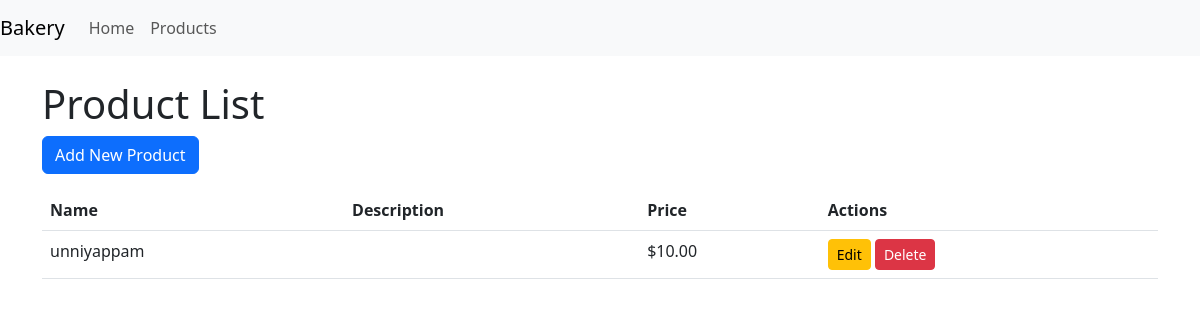
/products/, run on an earlier commit of the app's database.
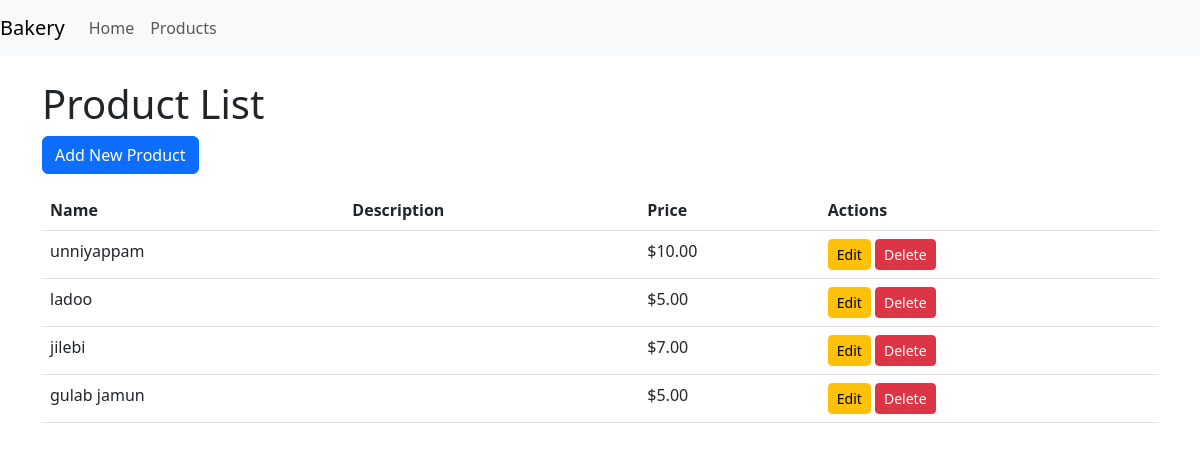
And on a later commit of the database.
### app1/models.py (models this page shows, shortened)
class Product(models.Model):
    id = models.AutoField(primary_key=True)
    name = models.CharField(max_length=100)
    description = models.TextField()
    price = models.DecimalField(max_digits=10, decimal_places=2)
    image = models.ImageField(upload_to='products/')

### app1/views.py (the view)
# urls.py: path('products/', views.product_list, name='product_list'),
def product_list(request):
    products = Product.objects.all()
    return render(request, 'product_list.html', {'products': products})

### app1/templates/product_list.html (shortened to what this page needs)
<!DOCTYPE html>
<html lang="en">
<head>
    <link href="https://cdn.jsdelivr.net/npm/bootstrap@5.3.0/dist/css/bootstrap.min.css" rel="stylesheet">
</head>
<body>
    <nav class="navbar navbar-expand-lg navbar-light bg-light">
        <a class="navbar-brand" href="#">Bakery</a>
        <div class="collapse navbar-collapse">
            <ul class="navbar-nav mr-auto">
                <li class="nav-item">
                    <a class="nav-link" href="{% url 'home' %}">Home</a>
                </li>
                <li class="nav-item">
                    <a class="nav-link" href="{% url 'product_list' %}">Products</a>
                </li>
            </ul>
        </div>
    </nav>
    <div class="container mt-4">
        <h1>Product List</h1>
        <a href="{% url 'product_add' %}" class="btn btn-primary mb-3">Add New Product</a>
        <table class="table">
            <thead>
                <tr>
                    <th>Name</th>
                    <th>Description</th>
                    <th>Price</th>
                    <th>Actions</th>
                </tr>
            </thead>
            <tbody>
                {% for product in products %}
                <tr>
                    <td>{{ product.name }}</td>
                    <td>{{ product.des }}</td>
                    <td>${{ product.price }}</td>
                    <td>
                        <a href="{% url 'product_edit' product.pro_id %}" class="btn btn-warning btn-sm">Edit</a>
                        <a href="{% url 'product_delete' product.pro_id %}" class="btn btn-danger btn-sm">Delete</a>
                    </td>
                </tr>
                {% endfor %}
            </tbody>
        </table>
    </div>
</body>
</html>

What changed in the data, as far as the page shows it:
added Product: name "ladoo", price "5.00"
added Product: name "jilebi", price "7.00"
added Product: name "gulab jamun", price "5.00"
